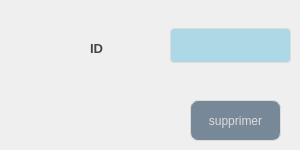
        <widget class="QWidget" name="tab_3">
         <attribute name="title">
          <string>Supprimer employes</string>
         </attribute>
         <widget class="QLineEdit" name="supp">
          <property name="geometry">
           <rect>
            <x>170</x>
            <y>20</y>
            <width>121</width>
            <height>51</height>
           </rect>
          </property>
          <property name="styleSheet">
           <string notr="true">QLineEdit {
  width: 100%;
  padding: 12px 20px;
  margin: 8px 0;
  display: inline-block;
  border: 1px solid #dcdcdc;
  border-radius: 4px;
  box-sizing: border-box;
  background: #ADD8E6;
  color: #FFFFFF;
}</string>
          </property>
         </widget>
         <widget class="QLabel" name="label_4">
          <property name="geometry">
           <rect>
            <x>90</x>
            <y>40</y>
            <width>61</width>
            <height>16</height>
           </rect>
          </property>
          <property name="styleSheet">
           <string notr="true">background-color: transparent;
font: 8pt &quot;Castellar&quot;;
	color: #454544;
	font-weight: bold;
	font-size: 13px;
border:none;</string>
          </property>
          <property name="text">
           <string>ID</string>
          </property>
         </widget>
         <widget class="QPushButton" name="P_supprimer">
          <property name="geometry">
           <rect>
            <x>190</x>
            <y>100</y>
            <width>91</width>
            <height>41</height>
           </rect>
          </property>
          <property name="styleSheet">
           <string notr="true">QPushButton {
	font: 87 8pt &quot;Segoe UI Black&quot;;
color: #dcdcdc;
background:#778899;
border: none;
border: 1px solid #DCDCDC;
border-radius: 8px;

}
QPushButton:hover {
color:#fff;
font: 87 8pt &quot;Segoe UI Black&quot;;
background:#ADD8E6;
border: none;
}</string>
          </property>
          <property name="text">
           <string>supprimer</string>
          </property>
         </widget>
        </widget>
